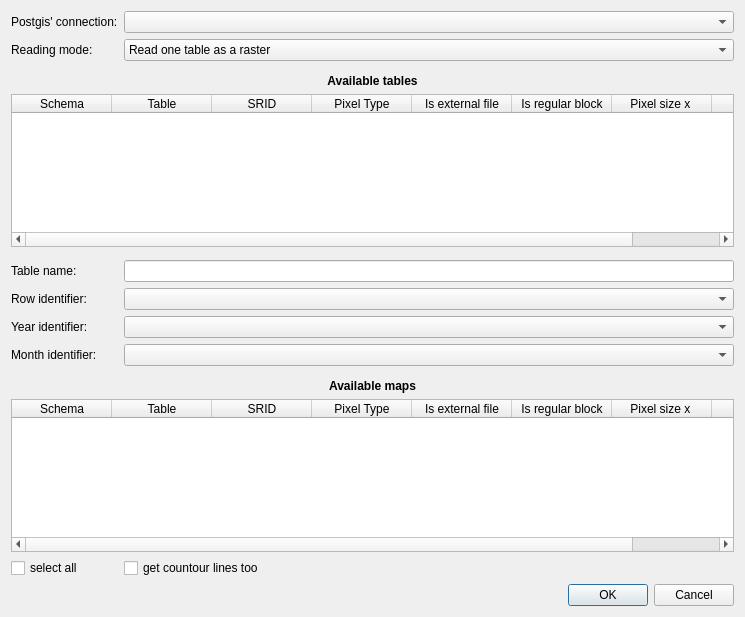
<?xml version="1.0" encoding="UTF-8"?>
<ui version="4.0">
 <class>DlgAddRasterLayer</class>
 <widget class="QDialog" name="DlgAddRasterLayer">
  <property name="geometry">
   <rect>
    <x>0</x>
    <y>0</y>
    <width>745</width>
    <height>617</height>
   </rect>
  </property>
  <property name="windowTitle">
   <string>Load Postgis Raster layer</string>
  </property>
  <layout class="QFormLayout" name="formLayout">
   <property name="fieldGrowthPolicy">
    <enum>QFormLayout::AllNonFixedFieldsGrow</enum>
   </property>
   <item row="0" column="0">
    <widget class="QLabel" name="label">
     <property name="sizePolicy">
      <sizepolicy hsizetype="Fixed" vsizetype="Preferred">
       <horstretch>0</horstretch>
       <verstretch>0</verstretch>
      </sizepolicy>
     </property>
     <property name="text">
      <string>Postgis' connection:</string>
     </property>
    </widget>
   </item>
   <item row="0" column="1">
    <widget class="QComboBox" name="comboBox"/>
   </item>
   <item row="1" column="0">
    <widget class="QLabel" name="label_3">
     <property name="sizePolicy">
      <sizepolicy hsizetype="Fixed" vsizetype="Preferred">
       <horstretch>0</horstretch>
       <verstretch>0</verstretch>
      </sizepolicy>
     </property>
     <property name="text">
      <string>Reading mode:</string>
     </property>
    </widget>
   </item>
   <item row="1" column="1">
    <widget class="QComboBox" name="modeComboBox">
     <property name="enabled">
      <bool>true</bool>
     </property>
     <property name="currentIndex">
      <number>2</number>
     </property>
     <item>
      <property name="text">
       <string>Read table's vector representation</string>
      </property>
     </item>
     <item>
      <property name="text">
       <string>Read one row as a raster</string>
      </property>
     </item>
     <item>
      <property name="text">
       <string>Read one table as a raster</string>
      </property>
     </item>
     <item>
      <property name="text">
       <string>Read the dataset as a raster</string>
      </property>
     </item>
    </widget>
   </item>
   <item row="3" column="0" colspan="2">
    <widget class="QLabel" name="label_7">
     <property name="font">
      <font>
       <weight>75</weight>
       <bold>true</bold>
      </font>
     </property>
     <property name="text">
      <string>Available tables</string>
     </property>
     <property name="alignment">
      <set>Qt::AlignCenter</set>
     </property>
    </widget>
   </item>
   <item row="4" column="0" colspan="2">
    <widget class="QTableWidget" name="tableWidget">
     <column>
      <property name="text">
       <string>Schema</string>
      </property>
     </column>
     <column>
      <property name="text">
       <string>Table</string>
      </property>
     </column>
     <column>
      <property name="text">
       <string>SRID</string>
      </property>
     </column>
     <column>
      <property name="text">
       <string>Pixel Type</string>
      </property>
     </column>
     <column>
      <property name="text">
       <string>Is external file</string>
      </property>
     </column>
     <column>
      <property name="text">
       <string>Is regular block</string>
      </property>
     </column>
     <column>
      <property name="text">
       <string>Pixel size x </string>
      </property>
     </column>
     <column>
      <property name="text">
       <string>Pixel size y</string>
      </property>
     </column>
    </widget>
   </item>
   <item row="6" column="0">
    <widget class="QLabel" name="label_2">
     <property name="sizePolicy">
      <sizepolicy hsizetype="Fixed" vsizetype="Preferred">
       <horstretch>0</horstretch>
       <verstretch>0</verstretch>
      </sizepolicy>
     </property>
     <property name="text">
      <string>Table name:</string>
     </property>
    </widget>
   </item>
   <item row="6" column="1">
    <widget class="QLineEdit" name="lineEdit"/>
   </item>
   <item row="8" column="0">
    <widget class="QLabel" name="label_4">
     <property name="text">
      <string>Row identifier:</string>
     </property>
    </widget>
   </item>
   <item row="8" column="1">
    <widget class="QComboBox" name="ridComboBox"/>
   </item>
   <item row="9" column="0">
    <widget class="QLabel" name="label_5">
     <property name="text">
      <string>Year identifier:</string>
     </property>
    </widget>
   </item>
   <item row="9" column="1">
    <widget class="QComboBox" name="yearComboBox"/>
   </item>
   <item row="10" column="1">
    <widget class="QComboBox" name="monthComboBox"/>
   </item>
   <item row="13" column="0" colspan="2">
    <widget class="QTableWidget" name="tableWidget_2">
     <column>
      <property name="text">
       <string>Schema</string>
      </property>
     </column>
     <column>
      <property name="text">
       <string>Table</string>
      </property>
     </column>
     <column>
      <property name="text">
       <string>SRID</string>
      </property>
     </column>
     <column>
      <property name="text">
       <string>Pixel Type</string>
      </property>
     </column>
     <column>
      <property name="text">
       <string>Is external file</string>
      </property>
     </column>
     <column>
      <property name="text">
       <string>Is regular block</string>
      </property>
     </column>
     <column>
      <property name="text">
       <string>Pixel size x </string>
      </property>
     </column>
     <column>
      <property name="text">
       <string>Pixel size y</string>
      </property>
     </column>
    </widget>
   </item>
   <item row="17" column="0" colspan="2">
    <widget class="QDialogButtonBox" name="buttonBox">
     <property name="orientation">
      <enum>Qt::Horizontal</enum>
     </property>
     <property name="standardButtons">
      <set>QDialogButtonBox::Cancel|QDialogButtonBox::Ok</set>
     </property>
    </widget>
   </item>
   <item row="10" column="0">
    <widget class="QLabel" name="label_6">
     <property name="text">
      <string>Month identifier:</string>
     </property>
    </widget>
   </item>
   <item row="12" column="0" colspan="2">
    <widget class="QLabel" name="label_8">
     <property name="font">
      <font>
       <weight>75</weight>
       <bold>true</bold>
      </font>
     </property>
     <property name="text">
      <string>Available maps</string>
     </property>
     <property name="alignment">
      <set>Qt::AlignCenter</set>
     </property>
    </widget>
   </item>
   <item row="14" column="0">
    <widget class="QCheckBox" name="selAllCheckBox">
     <property name="text">
      <string>select all</string>
     </property>
    </widget>
   </item>
   <item row="14" column="1">
    <widget class="QCheckBox" name="contLinesCheckBox">
     <property name="text">
      <string>get countour lines too</string>
     </property>
    </widget>
   </item>
   <item row="11" column="0">
    <spacer name="verticalSpacer">
     <property name="orientation">
      <enum>Qt::Vertical</enum>
     </property>
     <property name="sizeHint" stdset="0">
      <size>
       <width>20</width>
       <height>40</height>
      </size>
     </property>
    </spacer>
   </item>
   <item row="5" column="0">
    <spacer name="verticalSpacer_2">
     <property name="orientation">
      <enum>Qt::Vertical</enum>
     </property>
     <property name="sizeHint" stdset="0">
      <size>
       <width>20</width>
       <height>40</height>
      </size>
     </property>
    </spacer>
   </item>
   <item row="2" column="0">
    <spacer name="verticalSpacer_3">
     <property name="orientation">
      <enum>Qt::Vertical</enum>
     </property>
     <property name="sizeHint" stdset="0">
      <size>
       <width>20</width>
       <height>40</height>
      </size>
     </property>
    </spacer>
   </item>
  </layout>
 </widget>
 <resources/>
 <connections>
  <connection>
   <sender>buttonBox</sender>
   <signal>accepted()</signal>
   <receiver>DlgAddRasterLayer</receiver>
   <slot>accept()</slot>
   <hints>
    <hint type="sourcelabel">
     <x>248</x>
     <y>254</y>
    </hint>
    <hint type="destinationlabel">
     <x>157</x>
     <y>274</y>
    </hint>
   </hints>
  </connection>
  <connection>
   <sender>buttonBox</sender>
   <signal>rejected()</signal>
   <receiver>DlgAddRasterLayer</receiver>
   <slot>reject()</slot>
   <hints>
    <hint type="sourcelabel">
     <x>316</x>
     <y>260</y>
    </hint>
    <hint type="destinationlabel">
     <x>286</x>
     <y>274</y>
    </hint>
   </hints>
  </connection>
 </connections>
</ui>
